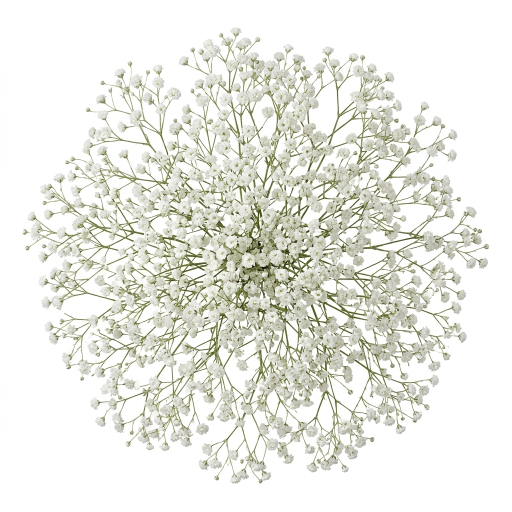
#> input picture builder/incoming/babys_breath-head.jpg, 1024 x 1024 px, given in place of strawberry-new-2.jpg, which was not available (shown at 1/2 size)
$ python prepare-classic-berries.py
#> lines starting #> are read from the running program, lines starting #| are printed output that depends on the picture; after the words box and inside, x2 and y2 are one past the last pixel; in counts of white or black regions, pixels touching at a corner belong together; pictures that were not available may be replaced by others from this repository, and a replacement may not be noted
"""Prepare the supplied white-background photos for the existing WebP pipeline.

No generative artwork: retain coloured pixels, remove neutral ground/shadows,
feather the matte, crop and register variants into common transparent boxes.
Run from any directory, then run bundle-assets.py.
"""
from pathlib import Path
import json
import numpy as np
from PIL import Image, ImageFilter, ImageDraw

ROOT = Path(__file__).resolve().parents[1]

def cutout(name, size):
#> called with name = 'strawberry-new-2', size = (420, 500)
    im = Image.open(ROOT / 'incoming' / (name + '.jpg')).convert('RGB')
#> im is the input picture: PIL image 1024x1024 RGB; mean R, G, B 233.7, 234.3, 227.5
    rgb = np.array(im).astype(float)
    saturation = (rgb.max(2) - rgb.min(2)) / np.maximum(rgb.max(2), 1)
    # These sources have neutral white ground, including the cast shadow.
    alpha = np.clip((saturation - .055) / .075, 0, 1)
    # Keep enclosed pale highlights in the fruit; only neutral ground is removed.
    if name.startswith('strawberry'):
        holes = Image.fromarray(((alpha > .7) * 255).astype('uint8')).copy()
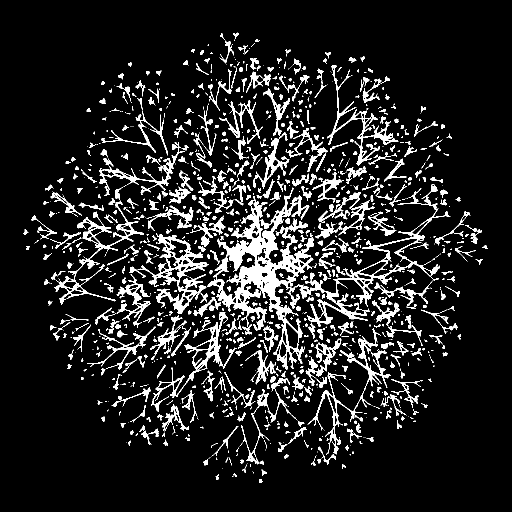
#> holes: PIL image 1024x1024 L (shown at 1/2 size); 11.4% white; 1186 white regions (590 under 20 px), largest, box (x1, y1, x2, y2) and area: (414, 368, 901, 739) 27220, (275, 467, 417, 628) 5320, (615, 657, 781, 910) 3897
        ImageDraw.floodfill(holes, (0, 0), 128)
        alpha = np.maximum(alpha, (np.array(holes) != 128).astype(float))
    matte = Image.fromarray((alpha * 255).astype('uint8')).filter(ImageFilter.GaussianBlur(.45))
    assert .03 < np.mean(alpha > .5) < .70, 'Matte lost the subject or retained the white ground'
    im = im.convert('RGBA'); im.putalpha(matte)
    im = im.crop(matte.getbbox())
#> im: PIL image 933x905 RGBA
    im.thumbnail((size[0]-12, size[1]-12), Image.Resampling.LANCZOS)
#> im: PIL image 408x396 RGBA
    out = Image.new('RGBA', size)
#> out: PIL image 420x500 RGBA; every value is 0
    out.alpha_composite(im, ((size[0]-im.width)//2, (size[1]-im.height)//2))
    dest = ROOT / 'assets' / 'classic' / (name + '.webp')
    out.save(dest, quality=90, method=6)
    return dest.relative_to(ROOT).as_posix()

berries = [cutout('strawberry-new-'+str(i), (420, 500)) for i in (2, 3)]
#> call 2 of cutout, with name = 'strawberry-new-3', size = (420, 500)
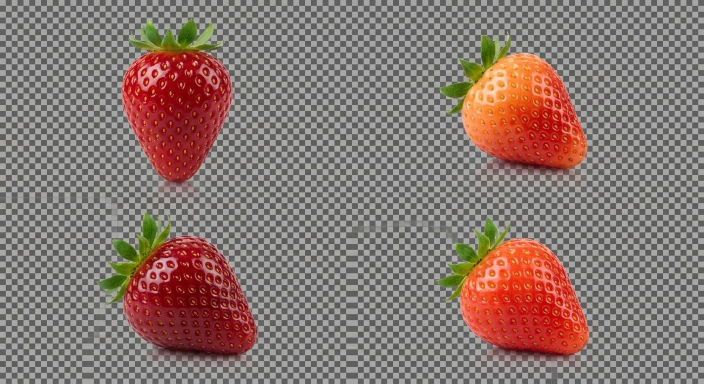
#> input picture builder/incoming/berry4.jpg, 1408 x 768 px, given in place of strawberry-new-3.jpg, which was not available (shown at 1/2 size)
#> in cutout, im is the input picture: PIL image 1408x768 RGB; mean R, G, B 137.8, 118.6, 113.1
#> in cutout (call 2), `alpha = np.clip((saturation - .055) / .075, 0, 1)`:
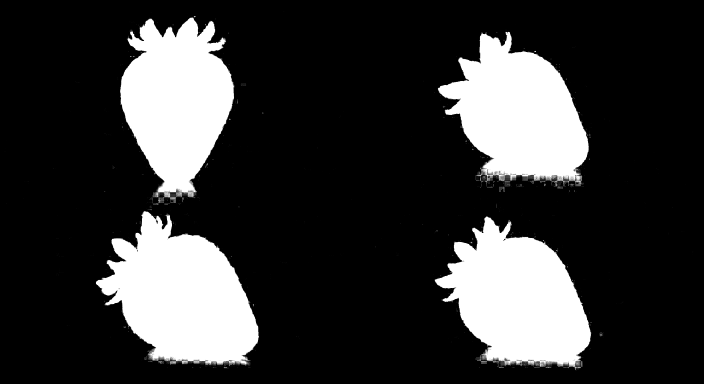
#> alpha: shape (768, 1408) float64 (shown at 1/2 size); min 0, max 1, mean 0.214
#> in cutout (call 2), `holes = Image.fromarray(((alpha > .7) * 255).astype('uint8')).copy()`: holes: PIL image 1408x768 L; 21% white; 44 white regions (37 under 20 px), largest, box (x1, y1, x2, y2) and area: (192, 423, 518, 729) 60941, (870, 433, 1182, 733) 57073, (876, 64, 1177, 361) 54809
#> in cutout (call 2), `ImageDraw.floodfill(holes, (0, 0), 128)`:
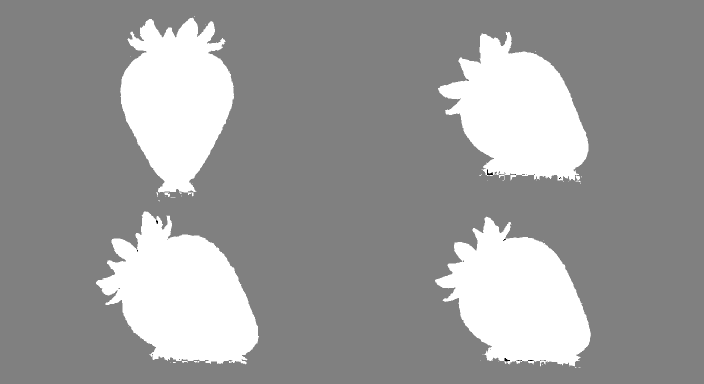
#> holes: PIL image 1408x768 L (shown at 1/2 size); min 0, max 255, mean 154.6
#> in cutout (call 2), `out.alpha_composite(im, ((size[0]-im.width)//2, (size[1]-im.height)//2))`:
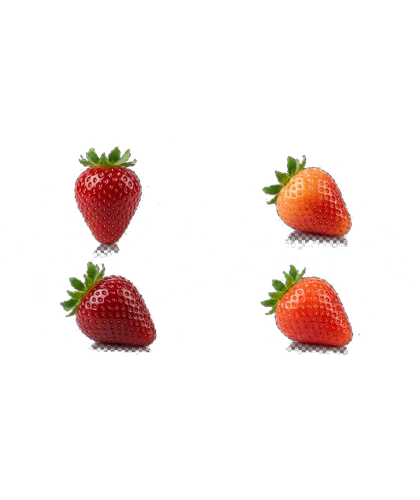
#> out: PIL image 420x500 RGBA; mean R, G, B, A 17.8, 9.1, 6.9, 24.6; transparent parts drawn white
herbs = [cutout('rosemary-'+str(i), (300, 620)) for i in (1, 2, 3)]
#> call 3 of cutout, with name = 'rosemary-1', size = (300, 620)
#> in cutout (call 3), `im.thumbnail((size[0]-12, size[1]-12), Image.Resampling.LANCZOS)`:
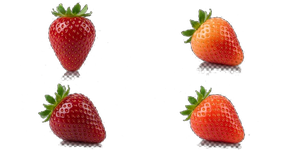
#> im: PIL image 288x150 RGBA; mean R, G, B, A 44.1, 23, 17.7, 59.3; transparent parts drawn white
#> in cutout (call 3), `out = Image.new('RGBA', size)`: out: PIL image 300x620 RGBA; every value is 0
#> in cutout (call 3), `out.alpha_composite(im, ((size[0]-im.width)//2, (size[1]-im.height)//2))`:
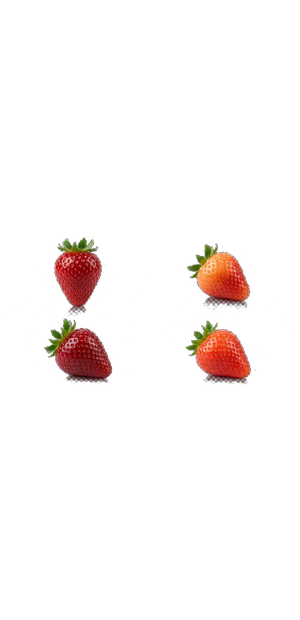
#> out: PIL image 300x620 RGBA; mean R, G, B, A 10.3, 5.3, 4.1, 13.8; transparent parts drawn white
#> (the run stopped early here; a loop or call above may not have finished)
